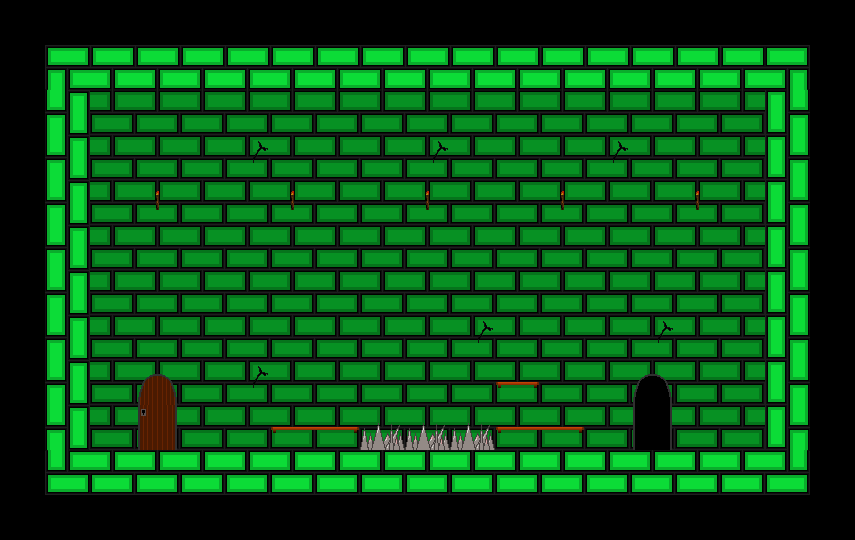

This is a level from a 2D game, rendered from its Tiled map with the project's own tilesets. A one-line summary and the complete map file follow:
An orthogonal 19x12 tile map with 45x45 px tiles, 2 tile layers (Calque de Tuiles 1, Calque de Tuiles 2), 3 tilesets.

<map version="1.5" tiledversion="1.7.2" orientation="orthogonal" renderorder="right-down" width="19" height="12" tilewidth="45" tileheight="45" infinite="0" nextlayerid="3" nextobjectid="1">
 <tileset firstgid="1" name="briques sol" tilewidth="45" tileheight="45" tilecount="42" columns="6">
  <image source="briques sol.png" width="270" height="315" />
 </tileset>
 <tileset firstgid="43" name="mur" tilewidth="45" tileheight="45" tilecount="16" columns="4">
  <image source="briques_fond.png" width="180" height="180" />
 </tileset>
 <tileset firstgid="59" name="objets" tilewidth="45" tileheight="45" tilecount="42" columns="4">
  <image source="decor.png" width="180" height="180" />
 </tileset>
 <layer id="1" name="Calque de Tuiles 1" width="19" height="12">
  <data encoding="csv">
0,0,0,0,0,0,0,0,0,0,0,0,0,0,0,0,0,0,0,
0,31,27,27,27,27,27,27,27,27,27,27,27,27,27,27,27,2147483679,0,
0,26,52,52,52,52,52,52,52,52,52,52,52,52,52,52,52,28,0,
0,26,52,52,52,53,52,52,52,53,52,52,52,53,52,52,52,28,0,
0,26,52,54,52,52,54,52,52,54,52,52,54,52,52,54,52,28,0,
0,26,52,52,52,52,52,52,52,52,52,52,52,52,52,52,52,28,0,
0,26,52,52,52,52,52,52,52,52,52,52,52,52,52,52,52,28,0,
0,26,52,52,52,52,52,52,52,52,53,52,52,52,53,52,52,28,0,
0,26,52,52,52,53,52,52,52,52,52,52,52,52,52,52,52,28,0,
0,26,52,52,52,52,52,52,52,52,52,52,52,52,52,52,52,28,0,
0,2147483677,25,25,25,25,25,25,25,25,25,25,25,25,25,25,25,29,0,
0,0,0,0,0,0,0,0,0,0,0,0,0,0,0,0,0,0,0
</data>
 </layer>
 <layer id="2" name="Calque de Tuiles 2" width="19" height="12">
  <data encoding="csv">
0,0,0,0,0,0,0,0,0,0,0,0,0,0,0,0,0,0,0,
0,0,0,0,0,0,0,0,0,0,0,0,0,0,0,0,0,0,0,
0,0,0,0,0,0,0,0,0,0,0,0,0,0,0,0,0,0,0,
0,0,0,0,0,0,0,0,0,0,0,0,0,0,0,0,0,0,0,
0,0,0,0,0,0,0,0,0,0,0,0,0,0,0,0,0,0,0,
0,0,0,0,0,0,0,0,0,0,0,0,0,0,0,0,0,0,0,
0,0,0,0,0,0,0,0,0,0,0,0,0,0,0,0,0,0,0,
0,0,0,0,0,0,0,0,0,0,0,0,0,0,0,0,0,0,0,
0,0,0,67,0,0,0,0,0,0,0,59,0,0,65,0,0,0,0,
0,0,0,68,0,0,60,61,72,72,72,60,61,0,66,0,0,0,0,
0,0,0,0,0,0,0,0,0,0,0,0,0,0,0,0,0,0,0,
0,0,0,0,0,0,0,0,0,0,0,0,0,0,0,0,0,0,0
</data>
 </layer>
</map>
